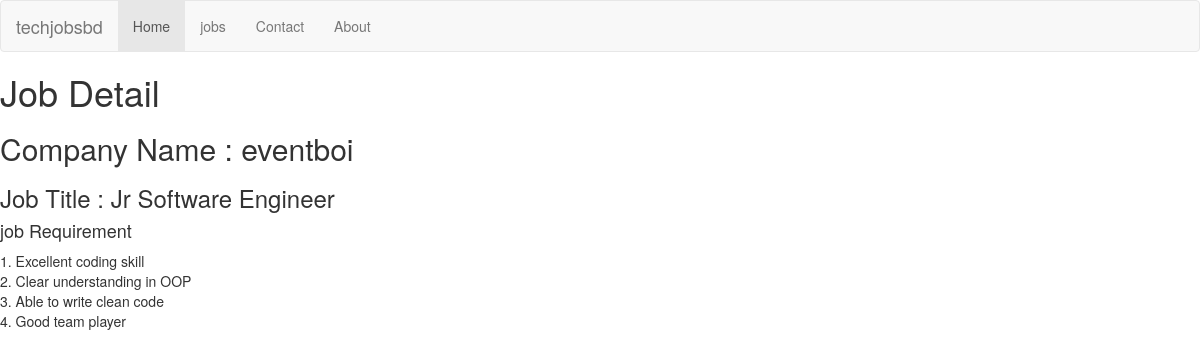
Page /jobs/1/ on the committed database.
### jobs/models.py (models this page shows, shortened)
class JobPost(models.Model):
    company = models.ForeignKey(Company, on_delete=models.CASCADE)
    job_category = models.ForeignKey(Category, null=True, on_delete=models.SET_NULL)
    job_title = models.CharField(max_length=50)
    slug = models.SlugField(max_length=50)
    vacancy = models.IntegerField()
    job_nature = models.CharField(max_length=50)
    job_description = models.TextField()
    job_requirement = models.TextField()
    educational_requirement = models.CharField(max_length=200)
    experience_needed = models.CharField(max_length=50)
    age_range = models.CharField(max_length=50)
    job_location = models.CharField(max_length=200)
    salary_range = models.CharField(max_length=50)
    apply_instruction = models.TextField()
    job_posted_date = models.DateField(auto_now_add=True)
    job_deadline = models.DateField()
    def slug(self):
        return slugify(self.job_title)

class Company(models.Model):
    email = models.OneToOneField(settings.AUTH_USER_MODEL, on_delete=models.CASCADE)
    name = models.CharField(max_length=50)
    slug = models.SlugField(max_length=50)
    about = models.TextField("about company")
    location = models.CharField(max_length=200)
    verified = models.BooleanField(default=False)
    total_job_posted = models.IntegerField(default=0)
    company_website = models.URLField(default='')
    def __str__(self):
        return self.name
    def slug(self):
        return slugify(self.name)

### jobs/views.py (the view)
# urls.py: url(r'^(?P<pk>[0-9]+)/$', views.JobDetailView.as_view(), name='detail'),
class JobDetailView(generic.DetailView):
    model = JobPost
    template_name = 'jobs/detail.html'

### jobs/templates/jobs/detail.html
{% extends 'jobs/base.html' %}
{% block body %}
    <h1>Job Detail</h1>
    <h2> Company Name : {{ object.company }}</h2>
    <h3>Job Title : {{ object.job_title }}</h3>
    <h4> job Requirement </h4>
    <p>{{ object.job_requirement | linebreaks }}</p>
{% endblock %}

### rows in the picture
JobPost: company "eventboi", job_title "Jr Software Engineer", job_requirement "1. Excellent coding skill 2. Clear understanding in OOP 3. Able to write clean code 4. Good team player"
